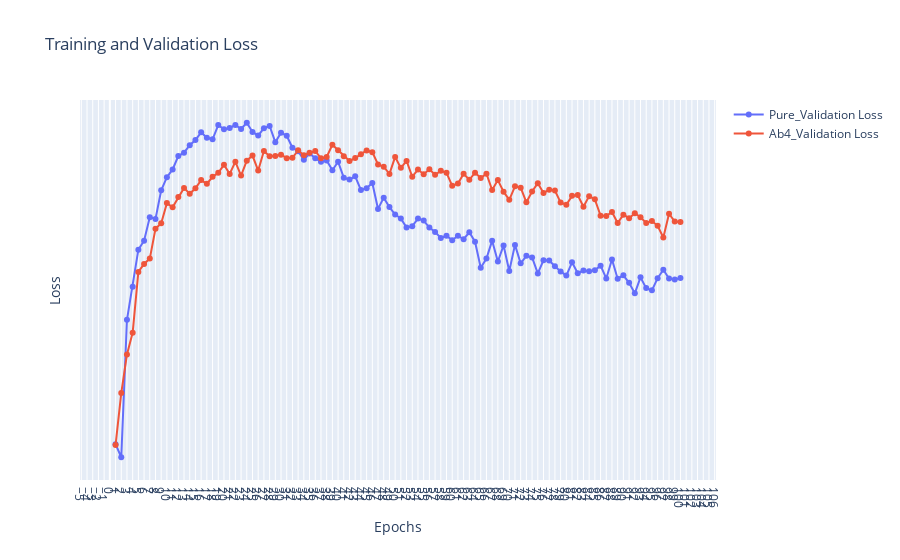

The cell this chart's notebook holds for it:
### Code cell
import plotly.graph_objects as go

# Create the interactive plot
fig = go.Figure()
for exps in auroc_data.keys():
    # plt.plot(epochs, loss_data[exps][0], label=exps + 'Train Loss', marker='o')
    # plt.plot(epochs, loss_data[exps][1], label=exps + 'Validation Loss', marker='o')
    # fig.add_trace(go.Scatter(x=epochs, y=auroc_data[exps][0], mode='lines+markers', name=exps + '_Train Loss'))
    fig.add_trace(go.Scatter(x=epochs, y=auroc_data[exps], mode='lines+markers', name=exps + '_Validation Loss'))
# fig.add_trace(go.Scatter(x=epochs, y=train_loss, mode='lines+markers', name='Train Loss'))
# fig.add_trace(go.Scatter(x=epochs, y=val_loss, mode='lines+markers', name='Validation Loss'))

fig.update_layout(
    title='Training and Validation Loss',
    xaxis_title='Epochs',
    yaxis_title='Loss',
    xaxis=dict(tickmode='linear'),
    yaxis=dict(tickmode='linear'),
    # legend=dict(x=0, y=1),
    # grid=dict(),
)

fig.show()
